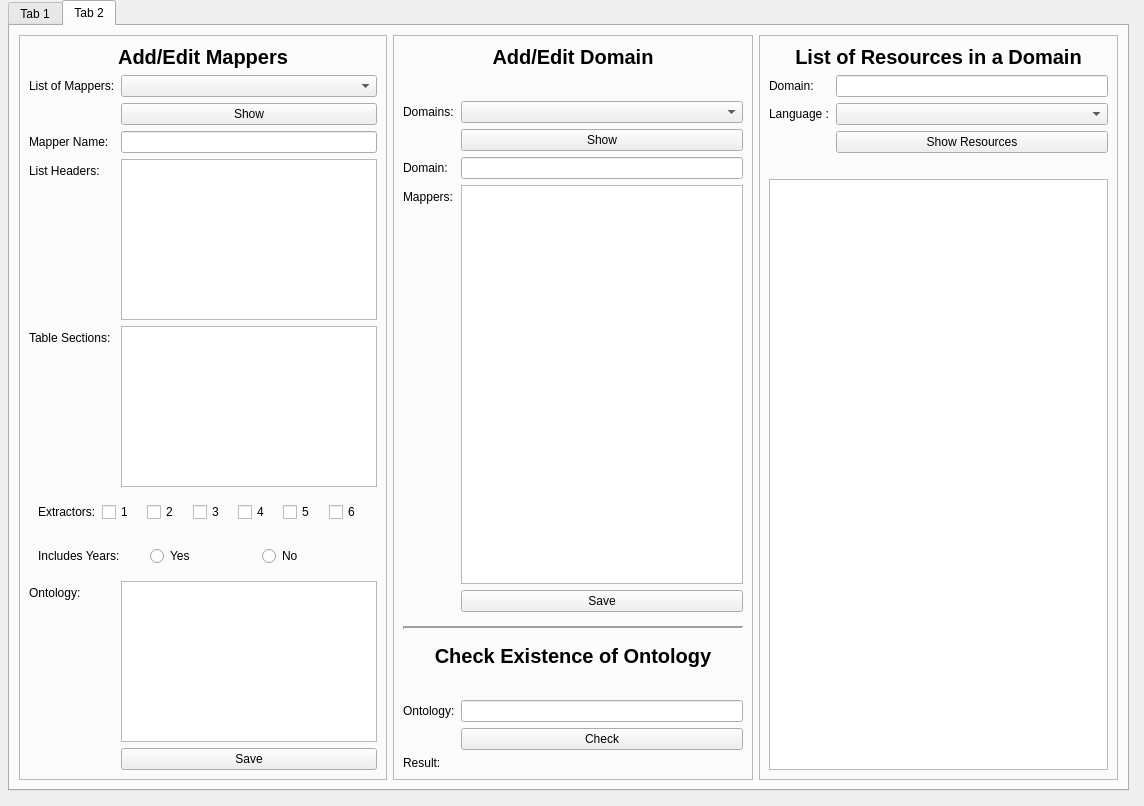
<?xml version="1.0" encoding="UTF-8"?>
<ui version="4.0">
 <class>MainWindow</class>
 <widget class="QMainWindow" name="MainWindow">
  <property name="geometry">
   <rect>
    <x>0</x>
    <y>0</y>
    <width>1144</width>
    <height>806</height>
   </rect>
  </property>
  <property name="windowTitle">
   <string>Tablist-Extractor</string>
  </property>
  <widget class="QWidget" name="centralwidget">
   <widget class="QTabWidget" name="tabWidget">
    <property name="geometry">
     <rect>
      <x>8</x>
      <y>0</y>
      <width>1121</width>
      <height>791</height>
     </rect>
    </property>
    <property name="maximumSize">
     <size>
      <width>16777215</width>
      <height>830</height>
     </size>
    </property>
    <property name="currentIndex">
     <number>1</number>
    </property>
    <widget class="QWidget" name="tab">
     <attribute name="title">
      <string>Tab 1</string>
     </attribute>
     <layout class="QHBoxLayout" name="horizontalLayout_4">
      <item>
       <widget class="QFrame" name="frame">
        <property name="enabled">
         <bool>true</bool>
        </property>
        <property name="minimumSize">
         <size>
          <width>990</width>
          <height>735</height>
         </size>
        </property>
        <property name="frameShape">
         <enum>QFrame::StyledPanel</enum>
        </property>
        <property name="frameShadow">
         <enum>QFrame::Raised</enum>
        </property>
        <layout class="QGridLayout" name="gridLayout">
         <item row="1" column="0">
          <widget class="QFrame" name="frame_3">
           <property name="maximumSize">
            <size>
             <width>300</width>
             <height>510</height>
            </size>
           </property>
           <property name="frameShape">
            <enum>QFrame::StyledPanel</enum>
           </property>
           <property name="frameShadow">
            <enum>QFrame::Raised</enum>
           </property>
           <layout class="QFormLayout" name="formLayout">
            <item row="0" column="0" colspan="2">
             <widget class="QLabel" name="Step1Label">
              <property name="font">
               <font>
                <pointsize>15</pointsize>
                <weight>75</weight>
                <bold>true</bold>
               </font>
              </property>
              <property name="text">
               <string>STEP 1</string>
              </property>
              <property name="alignment">
               <set>Qt::AlignCenter</set>
              </property>
             </widget>
            </item>
            <item row="1" column="0">
             <widget class="QLabel" name="ResourceLabel">
              <property name="text">
               <string>Resource :</string>
              </property>
             </widget>
            </item>
            <item row="1" column="1">
             <widget class="QLineEdit" name="ResourceField">
              <property name="toolTip">
               <string>Enter the Resource/Domain name for which the triples should be extracted.

For eg., &quot;Kobe_Bryant&quot;, &quot;William_Gibson&quot; for single resources.
              &quot;BasketballPlayer&quot;, &quot;Writer&quot; for group of resources.</string>
              </property>
              <property name="statusTip">
               <string/>
              </property>
              <property name="text">
               <string/>
              </property>
             </widget>
            </item>
            <item row="2" column="0">
             <widget class="QLabel" name="CollectModeLabel">
              <property name="text">
               <string>Collect Mode :</string>
              </property>
             </widget>
            </item>
            <item row="2" column="1">
             <widget class="QRadioButton" name="CollectmodeSBtn">
              <property name="toolTip">
               <string>Select if it is a single resource</string>
              </property>
              <property name="text">
               <string>Single</string>
              </property>
              <property name="checked">
               <bool>true</bool>
              </property>
             </widget>
            </item>
            <item row="3" column="1">
             <widget class="QRadioButton" name="CollectmodeTBtn">
              <property name="toolTip">
               <string>Select if it is a group of resources</string>
              </property>
              <property name="text">
               <string>Topic/Domain</string>
              </property>
             </widget>
            </item>
            <item row="4" column="0">
             <widget class="QLabel" name="Languagelabel">
              <property name="text">
               <string>Language :</string>
              </property>
             </widget>
            </item>
            <item row="4" column="1">
             <widget class="QComboBox" name="LanguageCombo">
              <property name="toolTip">
               <string>Enter Language of wiki pages</string>
              </property>
             </widget>
            </item>
            <item row="6" column="0" colspan="2">
             <widget class="QPushButton" name="ExploreBtn">
              <property name="text">
               <string>Explore</string>
              </property>
             </widget>
            </item>
            <item row="8" column="0" colspan="2">
             <widget class="Line" name="line">
              <property name="lineWidth">
               <number>2</number>
              </property>
              <property name="orientation">
               <enum>Qt::Horizontal</enum>
              </property>
             </widget>
            </item>
            <item row="9" column="0" colspan="2">
             <widget class="QLabel" name="Step2Label">
              <property name="font">
               <font>
                <pointsize>15</pointsize>
                <weight>75</weight>
                <bold>true</bold>
               </font>
              </property>
              <property name="text">
               <string>STEP 2</string>
              </property>
              <property name="alignment">
               <set>Qt::AlignCenter</set>
              </property>
             </widget>
            </item>
            <item row="10" column="0" colspan="2">
             <widget class="QLabel" name="Step2Infolabel">
              <property name="text">
               <string>Add/Edit ontology mappings as 
required in the edit box right side.
After editing, click the 
save button to update mappings.</string>
              </property>
              <property name="alignment">
               <set>Qt::AlignCenter</set>
              </property>
              <property name="wordWrap">
               <bool>false</bool>
              </property>
             </widget>
            </item>
            <item row="11" column="0" colspan="2">
             <widget class="QPushButton" name="saveBtn">
              <property name="text">
               <string>Save</string>
              </property>
             </widget>
            </item>
            <item row="12" column="0" colspan="2">
             <widget class="Line" name="line_2">
              <property name="lineWidth">
               <number>2</number>
              </property>
              <property name="orientation">
               <enum>Qt::Horizontal</enum>
              </property>
             </widget>
            </item>
            <item row="13" column="0" colspan="2">
             <spacer name="horizontalSpacer_4">
              <property name="orientation">
               <enum>Qt::Horizontal</enum>
              </property>
              <property name="sizeHint" stdset="0">
               <size>
                <width>40</width>
                <height>20</height>
               </size>
              </property>
             </spacer>
            </item>
            <item row="14" column="0" colspan="2">
             <widget class="QLabel" name="Step3Label">
              <property name="font">
               <font>
                <pointsize>15</pointsize>
                <weight>75</weight>
                <bold>true</bold>
               </font>
              </property>
              <property name="text">
               <string>STEP 3</string>
              </property>
              <property name="alignment">
               <set>Qt::AlignCenter</set>
              </property>
             </widget>
            </item>
            <item row="15" column="0" colspan="2">
             <widget class="QPushButton" name="ExtractBtn">
              <property name="text">
               <string>Extract Triples</string>
              </property>
             </widget>
            </item>
            <item row="16" column="0" colspan="2">
             <spacer name="horizontalSpacer">
              <property name="orientation">
               <enum>Qt::Horizontal</enum>
              </property>
              <property name="sizeHint" stdset="0">
               <size>
                <width>40</width>
                <height>20</height>
               </size>
              </property>
             </spacer>
            </item>
           </layout>
          </widget>
         </item>
         <item row="1" column="1">
          <widget class="QTextEdit" name="textEdit"/>
         </item>
         <item row="2" column="0" colspan="2">
          <widget class="QTextBrowser" name="TerminalWindow">
           <property name="palette">
            <palette>
             <active>
              <colorrole role="Text">
               <brush brushstyle="SolidPattern">
                <color alpha="255">
                 <red>33</red>
                 <green>255</green>
                 <blue>6</blue>
                </color>
               </brush>
              </colorrole>
              <colorrole role="Base">
               <brush brushstyle="SolidPattern">
                <color alpha="255">
                 <red>0</red>
                 <green>0</green>
                 <blue>0</blue>
                </color>
               </brush>
              </colorrole>
             </active>
             <inactive>
              <colorrole role="Text">
               <brush brushstyle="SolidPattern">
                <color alpha="255">
                 <red>33</red>
                 <green>255</green>
                 <blue>6</blue>
                </color>
               </brush>
              </colorrole>
              <colorrole role="Base">
               <brush brushstyle="SolidPattern">
                <color alpha="255">
                 <red>0</red>
                 <green>0</green>
                 <blue>0</blue>
                </color>
               </brush>
              </colorrole>
             </inactive>
             <disabled>
              <colorrole role="Text">
               <brush brushstyle="SolidPattern">
                <color alpha="255">
                 <red>128</red>
                 <green>128</green>
                 <blue>128</blue>
                </color>
               </brush>
              </colorrole>
              <colorrole role="Base">
               <brush brushstyle="SolidPattern">
                <color alpha="255">
                 <red>236</red>
                 <green>236</green>
                 <blue>236</blue>
                </color>
               </brush>
              </colorrole>
             </disabled>
            </palette>
           </property>
          </widget>
         </item>
        </layout>
       </widget>
      </item>
     </layout>
    </widget>
    <widget class="QWidget" name="tab_2">
     <attribute name="title">
      <string>Tab 2</string>
     </attribute>
     <layout class="QHBoxLayout" name="horizontalLayout">
      <item>
       <widget class="QFrame" name="frame_6">
        <property name="frameShape">
         <enum>QFrame::StyledPanel</enum>
        </property>
        <property name="frameShadow">
         <enum>QFrame::Raised</enum>
        </property>
        <layout class="QFormLayout" name="formLayout_2">
         <item row="0" column="0" colspan="2">
          <widget class="QLabel" name="updateMapperLabel">
           <property name="font">
            <font>
             <pointsize>15</pointsize>
             <weight>75</weight>
             <bold>true</bold>
            </font>
           </property>
           <property name="text">
            <string>Add/Edit Mappers</string>
           </property>
           <property name="alignment">
            <set>Qt::AlignCenter</set>
           </property>
          </widget>
         </item>
         <item row="1" column="0">
          <widget class="QLabel" name="ListOfMappersLabel">
           <property name="text">
            <string>List of Mappers:</string>
           </property>
          </widget>
         </item>
         <item row="1" column="1">
          <widget class="QComboBox" name="ListOfMappersCombo"/>
         </item>
         <item row="2" column="1">
          <widget class="QPushButton" name="ShowMappersBtn">
           <property name="text">
            <string>Show</string>
           </property>
          </widget>
         </item>
         <item row="3" column="0">
          <widget class="QLabel" name="MapperNameLabel">
           <property name="text">
            <string>Mapper Name:</string>
           </property>
          </widget>
         </item>
         <item row="4" column="0">
          <widget class="QLabel" name="ListSectionsLabel">
           <property name="text">
            <string>List Headers:</string>
           </property>
          </widget>
         </item>
         <item row="4" column="1">
          <widget class="QTextEdit" name="ListHeadersTextEdit"/>
         </item>
         <item row="5" column="0">
          <widget class="QLabel" name="TableHeadersLabel">
           <property name="text">
            <string>Table Sections:</string>
           </property>
          </widget>
         </item>
         <item row="5" column="1">
          <widget class="QTextEdit" name="TableSectionsTextEdit"/>
         </item>
         <item row="6" column="0" colspan="2">
          <widget class="QFrame" name="frame_11">
           <property name="font">
            <font>
             <kerning>true</kerning>
            </font>
           </property>
           <property name="frameShape">
            <enum>QFrame::NoFrame</enum>
           </property>
           <property name="midLineWidth">
            <number>-2</number>
           </property>
           <layout class="QHBoxLayout" name="horizontalLayout_3">
            <item>
             <widget class="QLabel" name="ExtractorsLabel">
              <property name="text">
               <string>Extractors:</string>
              </property>
             </widget>
            </item>
            <item>
             <widget class="QCheckBox" name="extractor_checkBox_1">
              <property name="text">
               <string>1</string>
              </property>
             </widget>
            </item>
            <item>
             <widget class="QCheckBox" name="extractor_checkBox_2">
              <property name="text">
               <string>2</string>
              </property>
             </widget>
            </item>
            <item>
             <widget class="QCheckBox" name="extractor_checkBox_3">
              <property name="text">
               <string>3</string>
              </property>
             </widget>
            </item>
            <item>
             <widget class="QCheckBox" name="extractor_checkBox_4">
              <property name="text">
               <string>4</string>
              </property>
             </widget>
            </item>
            <item>
             <widget class="QCheckBox" name="extractor_checkBox_5">
              <property name="text">
               <string>5</string>
              </property>
             </widget>
            </item>
            <item>
             <widget class="QCheckBox" name="extractor_checkBox_6">
              <property name="text">
               <string>6</string>
              </property>
             </widget>
            </item>
           </layout>
          </widget>
         </item>
         <item row="7" column="0" colspan="2">
          <widget class="QFrame" name="frame_10">
           <property name="frameShape">
            <enum>QFrame::NoFrame</enum>
           </property>
           <property name="frameShadow">
            <enum>QFrame::Raised</enum>
           </property>
           <layout class="QHBoxLayout" name="horizontalLayout_2">
            <item>
             <widget class="QLabel" name="YearsLabel">
              <property name="text">
               <string>Includes Years:</string>
              </property>
             </widget>
            </item>
            <item>
             <widget class="QRadioButton" name="YearsYesRadio">
              <property name="text">
               <string>Yes</string>
              </property>
             </widget>
            </item>
            <item>
             <widget class="QRadioButton" name="YearsNoRadio">
              <property name="text">
               <string>No</string>
              </property>
             </widget>
            </item>
           </layout>
          </widget>
         </item>
         <item row="8" column="0">
          <widget class="QLabel" name="OntologyLabel">
           <property name="text">
            <string>Ontology:</string>
           </property>
          </widget>
         </item>
         <item row="8" column="1">
          <widget class="QTextEdit" name="OntologyTextEdit"/>
         </item>
         <item row="9" column="1">
          <widget class="QPushButton" name="SaveMapperBtn">
           <property name="text">
            <string>Save</string>
           </property>
          </widget>
         </item>
         <item row="3" column="1">
          <widget class="QLineEdit" name="MapperNameLineEdit">
           <property name="minimumSize">
            <size>
             <width>200</width>
             <height>0</height>
            </size>
           </property>
          </widget>
         </item>
        </layout>
       </widget>
      </item>
      <item>
       <widget class="QFrame" name="frame_4">
        <property name="frameShape">
         <enum>QFrame::StyledPanel</enum>
        </property>
        <property name="frameShadow">
         <enum>QFrame::Raised</enum>
        </property>
        <layout class="QFormLayout" name="formLayout_3">
         <item row="0" column="0" colspan="2">
          <widget class="QLabel" name="UpdateDomainLabel">
           <property name="font">
            <font>
             <pointsize>15</pointsize>
             <weight>75</weight>
             <bold>true</bold>
            </font>
           </property>
           <property name="text">
            <string>Add/Edit Domain</string>
           </property>
           <property name="alignment">
            <set>Qt::AlignCenter</set>
           </property>
          </widget>
         </item>
         <item row="1" column="0" colspan="2">
          <spacer name="horizontalSpacer_2">
           <property name="orientation">
            <enum>Qt::Horizontal</enum>
           </property>
           <property name="sizeHint" stdset="0">
            <size>
             <width>40</width>
             <height>20</height>
            </size>
           </property>
          </spacer>
         </item>
         <item row="2" column="0">
          <widget class="QLabel" name="DomainsListLabel">
           <property name="text">
            <string>Domains:</string>
           </property>
          </widget>
         </item>
         <item row="2" column="1">
          <widget class="QComboBox" name="DomainsListCombo"/>
         </item>
         <item row="3" column="1">
          <widget class="QPushButton" name="ShowDomainBtn">
           <property name="text">
            <string>Show</string>
           </property>
          </widget>
         </item>
         <item row="4" column="0">
          <widget class="QLabel" name="DomainNameLabel">
           <property name="text">
            <string>Domain:</string>
           </property>
          </widget>
         </item>
         <item row="4" column="1">
          <widget class="QLineEdit" name="DomainNameLineEdit"/>
         </item>
         <item row="5" column="0">
          <widget class="QLabel" name="AddDomainMappersLabel">
           <property name="text">
            <string>Mappers:</string>
           </property>
          </widget>
         </item>
         <item row="5" column="1">
          <widget class="QListView" name="MappersListView"/>
         </item>
         <item row="7" column="1">
          <widget class="QPushButton" name="SaveDomainBtn">
           <property name="text">
            <string>Save</string>
           </property>
          </widget>
         </item>
         <item row="9" column="0" colspan="2">
          <widget class="Line" name="line_3">
           <property name="minimumSize">
            <size>
             <width>50</width>
             <height>20</height>
            </size>
           </property>
           <property name="lineWidth">
            <number>2</number>
           </property>
           <property name="orientation">
            <enum>Qt::Horizontal</enum>
           </property>
          </widget>
         </item>
         <item row="11" column="0" colspan="2">
          <widget class="QLabel" name="label_10">
           <property name="font">
            <font>
             <pointsize>15</pointsize>
             <weight>75</weight>
             <bold>true</bold>
            </font>
           </property>
           <property name="text">
            <string>Check Existence of Ontology</string>
           </property>
           <property name="alignment">
            <set>Qt::AlignCenter</set>
           </property>
          </widget>
         </item>
         <item row="12" column="0" colspan="2">
          <spacer name="horizontalSpacer_3">
           <property name="orientation">
            <enum>Qt::Horizontal</enum>
           </property>
           <property name="sizeHint" stdset="0">
            <size>
             <width>40</width>
             <height>20</height>
            </size>
           </property>
          </spacer>
         </item>
         <item row="13" column="0">
          <widget class="QLabel" name="CheckOntologyLabel">
           <property name="text">
            <string>Ontology:</string>
           </property>
          </widget>
         </item>
         <item row="13" column="1">
          <widget class="QLineEdit" name="CheckOntologyField"/>
         </item>
         <item row="14" column="1">
          <widget class="QPushButton" name="CheckBtn">
           <property name="text">
            <string>Check</string>
           </property>
          </widget>
         </item>
         <item row="15" column="0">
          <widget class="QLabel" name="ResultLabel">
           <property name="text">
            <string>Result:</string>
           </property>
          </widget>
         </item>
        </layout>
       </widget>
      </item>
      <item>
       <widget class="QFrame" name="frame_5">
        <property name="frameShape">
         <enum>QFrame::StyledPanel</enum>
        </property>
        <property name="frameShadow">
         <enum>QFrame::Raised</enum>
        </property>
        <layout class="QFormLayout" name="formLayout_4">
         <item row="0" column="0" colspan="2">
          <widget class="QLabel" name="ResourcesListLabel">
           <property name="font">
            <font>
             <pointsize>15</pointsize>
             <weight>75</weight>
             <bold>true</bold>
            </font>
           </property>
           <property name="text">
            <string>List of Resources in a Domain</string>
           </property>
           <property name="alignment">
            <set>Qt::AlignCenter</set>
           </property>
          </widget>
         </item>
         <item row="1" column="0">
          <widget class="QLabel" name="DomainLabel">
           <property name="text">
            <string>Domain:</string>
           </property>
          </widget>
         </item>
         <item row="1" column="1">
          <widget class="QLineEdit" name="DomainLineEdit"/>
         </item>
         <item row="2" column="1">
          <widget class="QComboBox" name="DomainLanguageCombo">
           <property name="toolTip">
            <string>Enter Language of wiki pages</string>
           </property>
          </widget>
         </item>
         <item row="2" column="0">
          <widget class="QLabel" name="DomainLanguageLabel">
           <property name="text">
            <string>Language :</string>
           </property>
          </widget>
         </item>
         <item row="5" column="0" colspan="2">
          <widget class="QListView" name="ResoucesListView">
           <property name="minimumSize">
            <size>
             <width>0</width>
             <height>500</height>
            </size>
           </property>
          </widget>
         </item>
         <item row="3" column="1">
          <widget class="QPushButton" name="ShowResourcesBtn">
           <property name="text">
            <string>Show Resources</string>
           </property>
          </widget>
         </item>
         <item row="4" column="1">
          <widget class="QLabel" name="ResourcesListResult">
           <property name="text">
            <string/>
           </property>
          </widget>
         </item>
        </layout>
       </widget>
      </item>
     </layout>
    </widget>
   </widget>
  </widget>
 </widget>
 <resources/>
 <connections/>
</ui>
